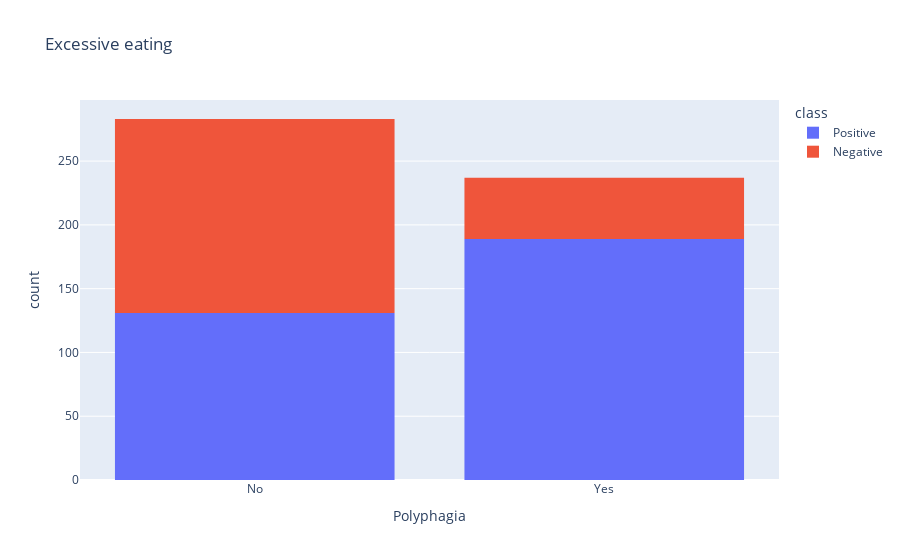

Here is the notebook cell this chart was saved with:
### Markdown cell above
# Distribution of Polyphagia

### Code cell
eating = px.histogram(Diabetes, x = 'Polyphagia', color = 'class', title="Excessive eating")
eating.show() 

plt_eating= ['Polyphagia', 'class']
tm = sns.light_palette("red", as_cmap=True)
(round(pd.crosstab(Diabetes[plt_eating[0]], Diabetes[plt_eating[1]], normalize='columns') * 100,2)).style.background_gradient(cmap = tm)

### Figure 1 — Plotly figure (JSON) as saved in the notebook; plotly's stock layout.template omitted (floating-point values rounded to 4 significant figures; data arrays with more than 128 entries replaced by an {"elided": "..."} marker saying what was removed)
{"data": [{"alignmentgroup": "True", "bingroup": "x", "hovertemplate": "class=Positive<br>Polyphagia=%{x}<br>count=%{y}<extra></extra>", "legendgroup": "Positive", "marker": {"color": "#636efa", "pattern": {"shape": ""}}, "name": "Positive", "offsetgroup": "Positive", "orientation": "v", "showlegend": true, "type": "histogram", "x": {"elided": "320 str values"}, "xaxis": "x", "yaxis": "y"}, {"alignmentgroup": "True", "bingroup": "x", "hovertemplate": "class=Negative<br>Polyphagia=%{x}<br>count=%{y}<extra></extra>", "legendgroup": "Negative", "marker": {"color": "#EF553B", "pattern": {"shape": ""}}, "name": "Negative", "offsetgroup": "Negative", "orientation": "v", "showlegend": true, "type": "histogram", "x": {"elided": "200 str values"}, "xaxis": "x", "yaxis": "y"}], "layout": {"barmode": "relative", "legend": {"title": {"text": "class"}, "tracegroupgap": 0}, "title": {"text": "Excessive eating"}, "xaxis": {"anchor": "y", "domain": [0, 1], "title": {"text": "Polyphagia"}}, "yaxis": {"anchor": "x", "domain": [0, 1], "title": {"text": "count"}}}}
